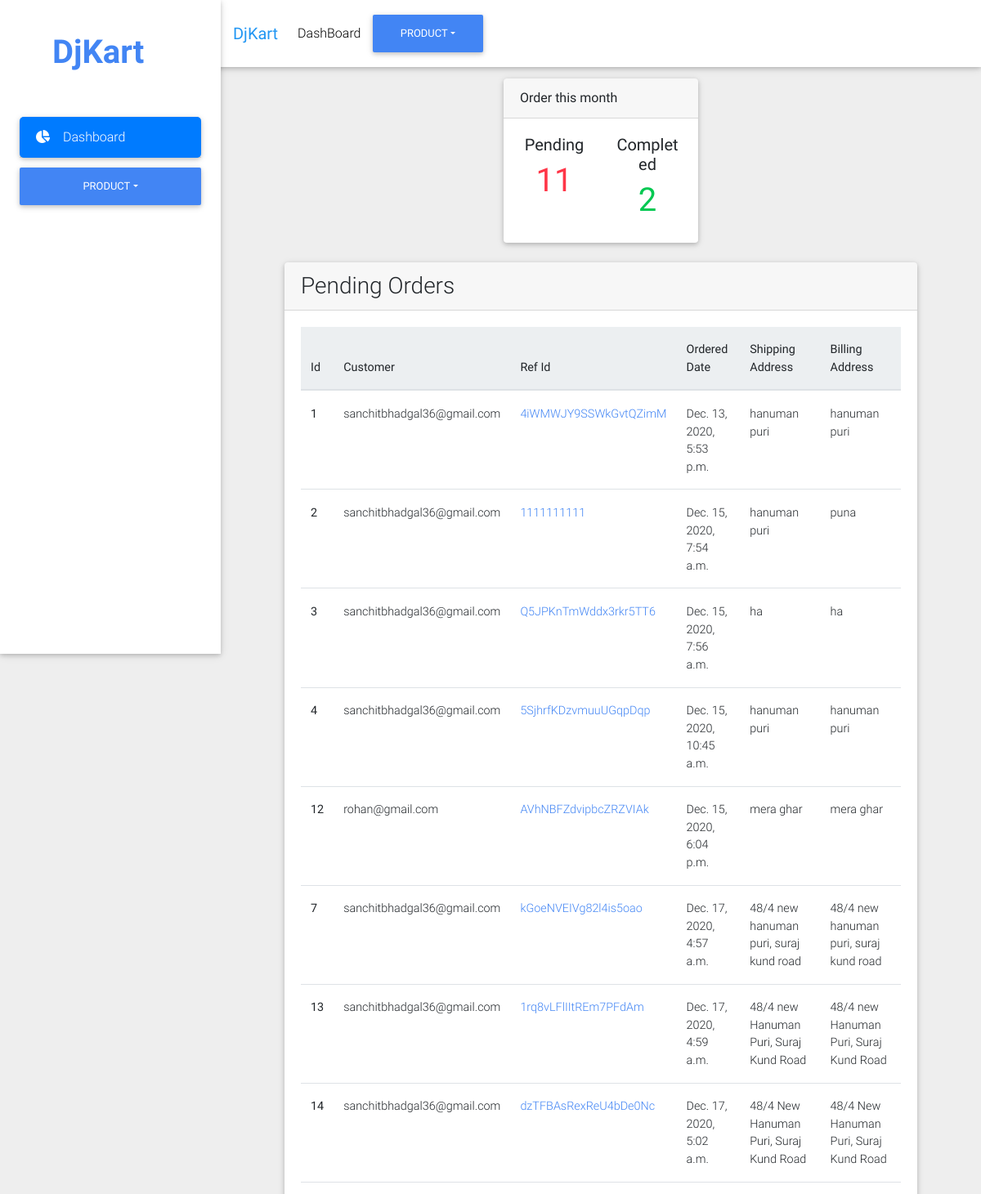
Before: /dashboard/ (signed in, upper part) with the older database file.
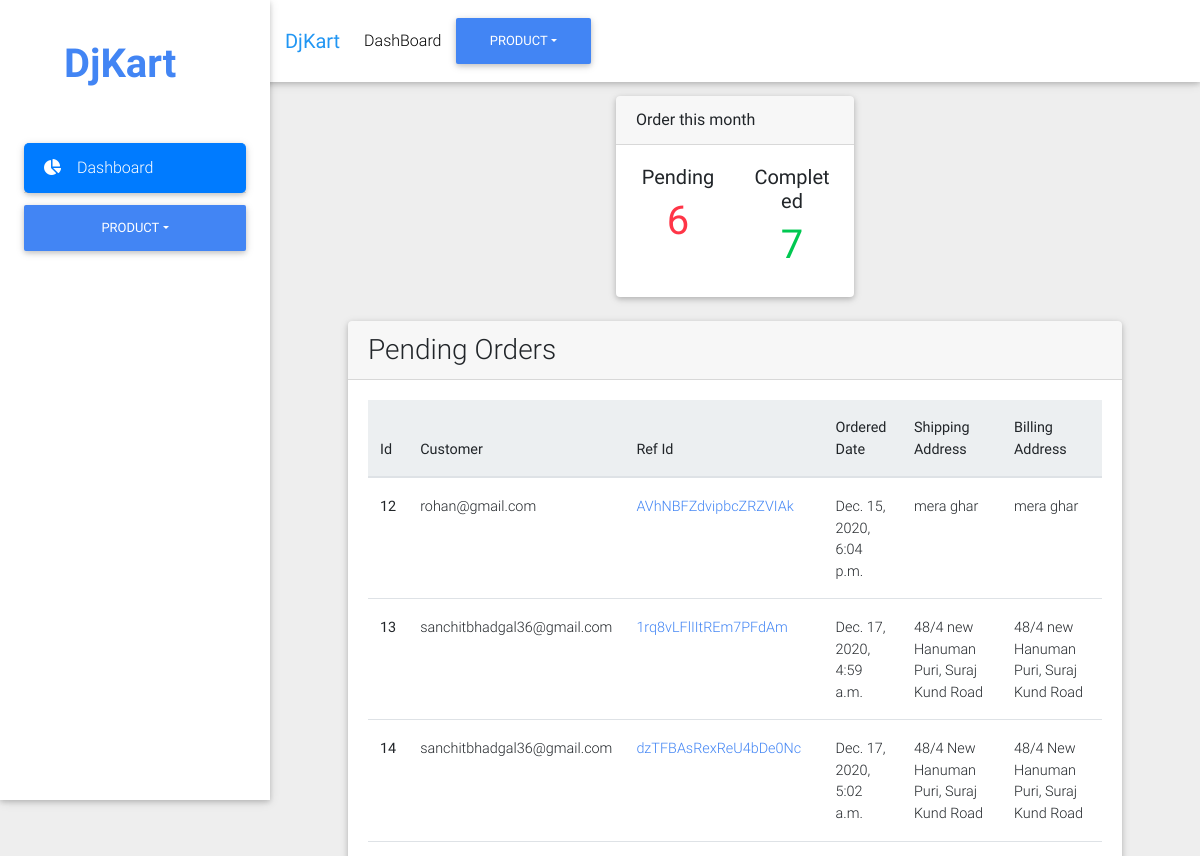
After: the same page with the newer database file.
### order/models.py (models this page shows, shortened)
class Order(models.Model):
    customer = models.ForeignKey(Customer, on_delete=models.CASCADE)
    ref_id = models.CharField(max_length=20)
    start_date = models.DateTimeField(auto_now_add=True)
    ordered_date = models.DateTimeField(null=True)
    ordered = models.BooleanField(default=False)
    shipping_address = models.ForeignKey(
        ShippingAddress, on_delete=models.SET_NULL, blank=True, null=True)
    billing_address = models.ForeignKey(
        BillingAddress, on_delete=models.SET_NULL, blank=True, null=True)
    being_delivered = models.BooleanField(default=False)
    received = models.BooleanField(default=False)
    @property
    def get_cart_items(self):
        total = 0
        items = self.orderitem_set.all()
        for i in items:
            total += i.quantity
        return total

### account/models.py (models this page shows, shortened)
class Customer(models.Model):
    user = models.OneToOneField(
        User, on_delete=models.SET_NULL, blank=True, null=True)
    email = models.EmailField(_('email address'), unique=True)
    first_name = models.CharField(_('first name'), max_length=150)
    last_name = models.CharField(_('last name'), max_length=150)
    phone_number = models.CharField(_('phone number'), max_length=12)

### address/models.py (models this page shows)
class ShippingAddress(models.Model):
    customer = models.ForeignKey(
        Customer, on_delete=models.SET_NULL, null=True)
    address_s = models.CharField(max_length=255)
    state_s = models.ForeignKey(
        State, on_delete=models.SET_NULL, null=True)
    city_s = models.CharField(max_length=150)
    zip_code_s = models.CharField(max_length=6)
    class Meta:
        verbose_name_plural = 'Shipping addresses'
    def __str__(self):
        return self.address_s

class BillingAddress(models.Model):
    customer = models.ForeignKey(
        Customer, on_delete=models.SET_NULL, null=True)
    address_b = models.CharField(max_length=255)
    state_b = models.ForeignKey(State, on_delete=models.SET_NULL, null=True)
    city_b = models.CharField(max_length=150)
    zip_code_b = models.CharField(max_length=6)
    class Meta:
        verbose_name_plural = 'Billing addresses'
    def __str__(self):
        return self.address_b

### main/decorators.py (the view)
    def wrap(request, *args, **kwargs):
        if request.user.is_superuser:
            return view(request, *args, **kwargs)
        else:
            raise PermissionDenied

### main/context_processors.py (called while the page is built)
def currency(request):
    return {'curr': Currency.objects.get(id=1)}

def categories(request):
    return {'category_menu': Category.objects.all().exclude(id=1)}

def info(request):
    data = cartData(request)
    order = data['order']
    items = data['items']
    cartItems = data['cartItems']
    return {'order': order, 'items': items, 'cartItems': cartItems}

### main/utils.py (called while the page is built)
def cartData(request):
    if request.user.is_authenticated:
        customer = request.user.customer
        order, created = Order.objects.get_or_create(
            customer=customer, ordered=False)
        items = order.orderitem_set.all()
        cartItems = order.get_cart_items
    else:
        cookieData = cookieCart(request)
        cartItems = cookieData['cartItems']
        order = cookieData['order']
        items = cookieData['items']
    return {'cartItems': cartItems, 'order': order, 'items': items}

### templates/dashboard/dashboard.html
{% extends "dashboard/base.html" %}
{% block content %}
  <div class="container-fluid mt-5">
      <div class="row wow fadeIn">
        <div class="col-md-4 mb-4 mx-auto">
          <div class="card">
            <div class="card-header">Order this month</div>
            <div class="card-body">
              <div class="row text-center">
                <div class="col-6">
                  <h5>Pending</h5>
                  <h1 class="text-danger">{{pending}}</h1>
                </div>
                <div class="col-6">
                  <h5>Completed</h5>
                  <h1 class="text-success">{{complete}}</h1>
                </div>
              </div>
            </div>
          </div>
        </div>
      </div>
      <div class="row wow fadeIn">
        <div class="col-md-12 mb-4">
          <div class="card">
            <div class="card-header">
              <h3 class="m-0 p-0">Pending Orders</h3>
            </div>
            <div class="card-body">
              <table class="table table-hover">
                <thead class="blue-grey lighten-5">
                  <tr>
                    <th>Id</th>
                    <th>Customer</th>
                    <th>Ref Id</th>
                    <th>Ordered Date</th>
                    <th>Shipping Address</th>
                    <th>Billing Address</th>
                  </tr>
                </thead>
                <tbody>
                  {% for order in orders %}
                    <tr>
                      <th scope="row">{{ order.id }}</th>
                      <td>{{ order.customer.email }}</td>
                      <td><a href="{% url 'order_summary' order.ref_id %}"  class="text-primary">{{ order.ref_id }}</a></td>
                      <td>{{ order.ordered_date }}</td>
                      <td>{{ order.shipping_address }}</td>
                      <td>{{ order.billing_address }}</td>
                    </tr>
                  {% endfor %}
                </tbody>
              </table>
            </div>
          </div>
        </div>
      </div>
    </div>
{% endblock content %}

Changed rows visible on the page:
no longer on this page (row edited): Order: id "1", customer.email "sanchitbhadgal36@gmail.com", ref_id "4iWMWJY9SSWkGvtQZimM", ordered_date "Dec. 13, 2020, 5:53 p.m.", shipping_address "hanuman puri", billing_address "hanuman puri"
no longer on this page (row edited): Order: id "2", customer.email "sanchitbhadgal36@gmail.com", ref_id "1111111111", ordered_date "Dec. 15, 2020, 7:54 a.m.", shipping_address "hanuman puri", billing_address "puna"
no longer on this page (row edited): Order: id "3", customer.email "sanchitbhadgal36@gmail.com", ref_id "Q5JPKnTmWddx3rkr5TT6", ordered_date "Dec. 15, 2020, 7:56 a.m.", shipping_address "ha", billing_address "ha"
no longer on this page (row edited): Order: id "4", customer.email "sanchitbhadgal36@gmail.com", ref_id "5SjhrfKDzvmuuUGqpDqp", ordered_date "Dec. 15, 2020, 10:45 a.m.", shipping_address "hanuman puri", billing_address "hanuman puri"
no longer on this page (row edited): Order: id "7", customer.email "sanchitbhadgal36@gmail.com", ref_id "kGoeNVEIVg82l4is5oao", ordered_date "Dec. 17, 2020, 4:57 a.m.", shipping_address "48/4 new hanuman puri, suraj kund road", billing_address "48/4 new hanuman puri, suraj kund road"
Other visible differences:
{{ pending }}: "11" → "6"
{{ complete }}: "2" → "7"
